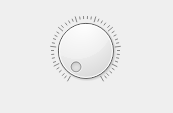
<?xml version="1.0" encoding="UTF-8"?>
<ui version="4.0">
 <class>MainWindow</class>
 <widget class="QMainWindow" name="MainWindow">
  <property name="geometry">
   <rect>
    <x>0</x>
    <y>0</y>
    <width>173</width>
    <height>113</height>
   </rect>
  </property>
  <property name="windowTitle">
   <string>MainWindow</string>
  </property>
  <widget class="QWidget" name="centralwidget">
   <widget class="QDial" name="dial">
    <property name="geometry">
     <rect>
      <x>50</x>
      <y>10</y>
      <width>71</width>
      <height>81</height>
     </rect>
    </property>
    <property name="maximum">
     <number>180</number>
    </property>
    <property name="orientation">
     <enum>Qt::Horizontal</enum>
    </property>
    <property name="wrapping">
     <bool>false</bool>
    </property>
    <property name="notchesVisible">
     <bool>true</bool>
    </property>
   </widget>
  </widget>
 </widget>
 <resources/>
 <connections/>
</ui>
